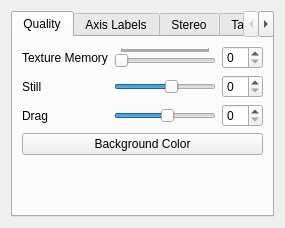
<?xml version="1.0" encoding="UTF-8"?>
<ui version="4.0">
 <class>PreferencesWidget</class>
 <widget class="QWidget" name="PreferencesWidget">
  <property name="geometry">
   <rect>
    <x>0</x>
    <y>0</y>
    <width>285</width>
    <height>228</height>
   </rect>
  </property>
  <property name="windowTitle">
   <string>Preferences</string>
  </property>
  <property name="toolTip">
   <string/>
  </property>
  <layout class="QVBoxLayout">
   <item>
    <widget class="QTabWidget" name="tabWidget">
     <property name="currentIndex">
      <number>0</number>
     </property>
     <widget class="QWidget" name="tab">
      <attribute name="title">
       <string>Quality</string>
      </attribute>
      <layout class="QVBoxLayout">
       <item>
        <layout class="QGridLayout" name="gridLayout">
         <item row="0" column="1">
          <widget class="QSlider" name="m_textureMemorySize">
           <property name="minimum">
            <number>128</number>
           </property>
           <property name="maximum">
            <number>16000</number>
           </property>
           <property name="singleStep">
            <number>32</number>
           </property>
           <property name="pageStep">
            <number>128</number>
           </property>
           <property name="orientation">
            <enum>Qt::Horizontal</enum>
           </property>
           <property name="tickPosition">
            <enum>QSlider::TicksAbove</enum>
           </property>
           <property name="tickInterval">
            <number>0</number>
           </property>
          </widget>
         </item>
         <item row="1" column="0">
          <widget class="QLabel" name="label_6">
           <property name="text">
            <string>Still</string>
           </property>
          </widget>
         </item>
         <item row="1" column="1">
          <widget class="QSlider" name="m_still">
           <property name="toolTip">
            <string>This control determines image quality when in still mode of rendering.  Still mode of rendering is active when mouse is not dragged.

The slider position is used to calculate number of interpolated samples per voxel.  Higher the number of samples better is the image quality.

Image rendering might become slower for higher values.</string>
           </property>
           <property name="minimum">
            <number>-5</number>
           </property>
           <property name="maximum">
            <number>16</number>
           </property>
           <property name="value">
            <number>7</number>
           </property>
           <property name="orientation">
            <enum>Qt::Horizontal</enum>
           </property>
          </widget>
         </item>
         <item row="0" column="0">
          <widget class="QLabel" name="label_10">
           <property name="text">
            <string>Texture Memory</string>
           </property>
          </widget>
         </item>
         <item row="2" column="0">
          <widget class="QLabel" name="label_7">
           <property name="text">
            <string>Drag</string>
           </property>
          </widget>
         </item>
         <item row="2" column="1">
          <widget class="QSlider" name="m_drag">
           <property name="toolTip">
            <string>This control determines image quality when in fast draw mode of rendering.  Fast draw mode is activated when mouse is dragged with a mouse button depressed.

The slider position is used to calculate number of interpolated samples per voxel.  Higher the number of samples better is the image quality.

Set the slider position to a smaller value in order to maintain interactivity.  Image will be drawn with smaller number of samples, in turn boosting the rendering speed.  The image quality will degrade for lower values.</string>
           </property>
           <property name="minimum">
            <number>-5</number>
           </property>
           <property name="maximum">
            <number>16</number>
           </property>
           <property name="value">
            <number>6</number>
           </property>
           <property name="orientation">
            <enum>Qt::Horizontal</enum>
           </property>
          </widget>
         </item>
         <item row="1" column="2">
          <widget class="QSpinBox" name="m_still_SB"/>
         </item>
         <item row="2" column="2">
          <widget class="QSpinBox" name="m_drag_SB"/>
         </item>
         <item row="0" column="2">
          <widget class="QSpinBox" name="m_textureMemorySize_SB">
           <property name="singleStep">
            <number>32</number>
           </property>
          </widget>
         </item>
        </layout>
       </item>
       <item>
        <widget class="QPushButton" name="m_bgcolor">
         <property name="toolTip">
          <string>&lt;!DOCTYPE HTML PUBLIC &quot;-//W3C//DTD HTML 4.0//EN&quot; &quot;http://www.w3.org/TR/REC-html40/strict.dtd&quot;&gt;
&lt;html&gt;&lt;head&gt;&lt;meta name=&quot;qrichtext&quot; content=&quot;1&quot; /&gt;&lt;style type=&quot;text/css&quot;&gt;
p, li { white-space: pre-wrap; }
&lt;/style&gt;&lt;/head&gt;&lt;body style=&quot; font-family:'MS Shell Dlg 2'; font-size:8.25pt; font-weight:400; font-style:normal;&quot;&gt;
&lt;p style=&quot; margin-top:0px; margin-bottom:0px; margin-left:0px; margin-right:0px; -qt-block-indent:0; text-indent:0px;&quot;&gt;&lt;span style=&quot; font-size:12pt;&quot;&gt;Change background colour.  Default is black.&lt;/span&gt;&lt;/p&gt;&lt;/body&gt;&lt;/html&gt;</string>
         </property>
         <property name="text">
          <string>Background Color</string>
         </property>
        </widget>
       </item>
       <item>
        <spacer name="verticalSpacer_3">
         <property name="orientation">
          <enum>Qt::Vertical</enum>
         </property>
         <property name="sizeHint" stdset="0">
          <size>
           <width>20</width>
           <height>0</height>
          </size>
         </property>
        </spacer>
       </item>
      </layout>
     </widget>
     <widget class="QWidget" name="tab_2">
      <attribute name="title">
       <string>Axis Labels</string>
      </attribute>
      <layout class="QVBoxLayout">
       <item>
        <layout class="QGridLayout" name="gridLayout_2">
         <item row="0" column="1">
          <widget class="QSpinBox" name="m_tickSize">
           <property name="toolTip">
            <string>Controls tick mark size on bounding box enclosing the volumetric data.</string>
           </property>
           <property name="maximum">
            <number>20</number>
           </property>
          </widget>
         </item>
         <item row="3" column="0">
          <widget class="QLabel" name="label_2">
           <property name="toolTip">
            <string>&lt;!DOCTYPE HTML PUBLIC &quot;-//W3C//DTD HTML 4.0//EN&quot; &quot;http://www.w3.org/TR/REC-html40/strict.dtd&quot;&gt;
&lt;html&gt;&lt;head&gt;&lt;meta name=&quot;qrichtext&quot; content=&quot;1&quot; /&gt;&lt;style type=&quot;text/css&quot;&gt;
p, li { white-space: pre-wrap; }
&lt;/style&gt;&lt;/head&gt;&lt;body style=&quot; font-family:'MS Shell Dlg 2'; font-size:8.25pt; font-weight:400; font-style:normal;&quot;&gt;
&lt;p style=&quot; margin-top:0px; margin-bottom:0px; margin-left:0px; margin-right:0px; -qt-block-indent:0; text-indent:0px; font-size:8pt;&quot;&gt;&lt;span style=&quot; font-size:12pt;&quot;&gt;Text to be written along Y-axis.&lt;/span&gt;&lt;/p&gt;&lt;/body&gt;&lt;/html&gt;</string>
           </property>
           <property name="text">
            <string>   Y Label</string>
           </property>
          </widget>
         </item>
         <item row="2" column="0">
          <widget class="QLabel" name="label">
           <property name="toolTip">
            <string>&lt;!DOCTYPE HTML PUBLIC &quot;-//W3C//DTD HTML 4.0//EN&quot; &quot;http://www.w3.org/TR/REC-html40/strict.dtd&quot;&gt;
&lt;html&gt;&lt;head&gt;&lt;meta name=&quot;qrichtext&quot; content=&quot;1&quot; /&gt;&lt;style type=&quot;text/css&quot;&gt;
p, li { white-space: pre-wrap; }
&lt;/style&gt;&lt;/head&gt;&lt;body style=&quot; font-family:'MS Shell Dlg 2'; font-size:8.25pt; font-weight:400; font-style:normal;&quot;&gt;
&lt;p style=&quot; margin-top:0px; margin-bottom:0px; margin-left:0px; margin-right:0px; -qt-block-indent:0; text-indent:0px; font-size:8pt;&quot;&gt;&lt;span style=&quot; font-size:12pt;&quot;&gt;Text to be written along X-axis.&lt;/span&gt;&lt;/p&gt;&lt;/body&gt;&lt;/html&gt;</string>
           </property>
           <property name="text">
            <string>   X Label</string>
           </property>
          </widget>
         </item>
         <item row="2" column="1">
          <widget class="QLineEdit" name="m_labelX">
           <property name="text">
            <string>X</string>
           </property>
          </widget>
         </item>
         <item row="1" column="1">
          <widget class="QSpinBox" name="m_tickStep">
           <property name="toolTip">
            <string>Number of voxels per tick mark.</string>
           </property>
           <property name="maximum">
            <number>2000</number>
           </property>
           <property name="value">
            <number>10</number>
           </property>
          </widget>
         </item>
         <item row="0" column="0">
          <widget class="QLabel" name="label_4">
           <property name="toolTip">
            <string>&lt;!DOCTYPE HTML PUBLIC &quot;-//W3C//DTD HTML 4.0//EN&quot; &quot;http://www.w3.org/TR/REC-html40/strict.dtd&quot;&gt;
&lt;html&gt;&lt;head&gt;&lt;meta name=&quot;qrichtext&quot; content=&quot;1&quot; /&gt;&lt;style type=&quot;text/css&quot;&gt;
p, li { white-space: pre-wrap; }
&lt;/style&gt;&lt;/head&gt;&lt;body style=&quot; font-family:'MS Shell Dlg 2'; font-size:8.25pt; font-weight:400; font-style:normal;&quot;&gt;
&lt;p style=&quot; margin-top:0px; margin-bottom:0px; margin-left:0px; margin-right:0px; -qt-block-indent:0; text-indent:0px; font-size:8pt;&quot;&gt;&lt;span style=&quot; font-size:12pt;&quot;&gt;Controls tick mark size on bounding box enclosing the volumetric data.&lt;/span&gt;&lt;/p&gt;&lt;/body&gt;&lt;/html&gt;</string>
           </property>
           <property name="text">
            <string>Tick Size</string>
           </property>
          </widget>
         </item>
         <item row="1" column="0">
          <widget class="QLabel" name="label_5">
           <property name="toolTip">
            <string>&lt;!DOCTYPE HTML PUBLIC &quot;-//W3C//DTD HTML 4.0//EN&quot; &quot;http://www.w3.org/TR/REC-html40/strict.dtd&quot;&gt;
&lt;html&gt;&lt;head&gt;&lt;meta name=&quot;qrichtext&quot; content=&quot;1&quot; /&gt;&lt;style type=&quot;text/css&quot;&gt;
p, li { white-space: pre-wrap; }
&lt;/style&gt;&lt;/head&gt;&lt;body style=&quot; font-family:'MS Shell Dlg 2'; font-size:8.25pt; font-weight:400; font-style:normal;&quot;&gt;
&lt;p style=&quot; margin-top:0px; margin-bottom:0px; margin-left:0px; margin-right:0px; -qt-block-indent:0; text-indent:0px; font-size:8pt;&quot;&gt;&lt;span style=&quot; font-size:12pt;&quot;&gt;Number of voxels per tick mark.&lt;/span&gt;&lt;/p&gt;&lt;/body&gt;&lt;/html&gt;</string>
           </property>
           <property name="text">
            <string>Tick Step</string>
           </property>
          </widget>
         </item>
         <item row="3" column="1">
          <widget class="QLineEdit" name="m_labelY">
           <property name="text">
            <string>Y</string>
           </property>
          </widget>
         </item>
         <item row="4" column="0">
          <widget class="QLabel" name="label_3">
           <property name="toolTip">
            <string>&lt;!DOCTYPE HTML PUBLIC &quot;-//W3C//DTD HTML 4.0//EN&quot; &quot;http://www.w3.org/TR/REC-html40/strict.dtd&quot;&gt;
&lt;html&gt;&lt;head&gt;&lt;meta name=&quot;qrichtext&quot; content=&quot;1&quot; /&gt;&lt;style type=&quot;text/css&quot;&gt;
p, li { white-space: pre-wrap; }
&lt;/style&gt;&lt;/head&gt;&lt;body style=&quot; font-family:'MS Shell Dlg 2'; font-size:8.25pt; font-weight:400; font-style:normal;&quot;&gt;
&lt;p style=&quot; margin-top:0px; margin-bottom:0px; margin-left:0px; margin-right:0px; -qt-block-indent:0; text-indent:0px; font-size:8pt;&quot;&gt;&lt;span style=&quot; font-size:12pt;&quot;&gt;Text to be written along Z-axis.&lt;/span&gt;&lt;/p&gt;&lt;/body&gt;&lt;/html&gt;</string>
           </property>
           <property name="text">
            <string>   Z Label</string>
           </property>
          </widget>
         </item>
         <item row="4" column="1">
          <widget class="QLineEdit" name="m_labelZ">
           <property name="text">
            <string>Z</string>
           </property>
          </widget>
         </item>
        </layout>
       </item>
       <item>
        <spacer name="verticalSpacer_2">
         <property name="orientation">
          <enum>Qt::Vertical</enum>
         </property>
         <property name="sizeHint" stdset="0">
          <size>
           <width>20</width>
           <height>0</height>
          </size>
         </property>
        </spacer>
       </item>
      </layout>
     </widget>
     <widget class="QWidget" name="stereoTab">
      <attribute name="title">
       <string>Stereo</string>
      </attribute>
      <layout class="QVBoxLayout">
       <item>
        <layout class="QGridLayout" name="gridLayout_4">
         <item row="0" column="0">
          <widget class="QLabel" name="label_800">
           <property name="text">
            <string>Focus Distance</string>
           </property>
          </widget>
         </item>
         <item row="1" column="0">
          <widget class="QLabel" name="label_11">
           <property name="text">
            <string>Eye Separation</string>
           </property>
          </widget>
         </item>
         <item row="2" column="0">
          <widget class="QLabel" name="label_9">
           <property name="text">
            <string>Screen Width</string>
           </property>
          </widget>
         </item>
         <item row="1" column="1">
          <widget class="QDoubleSpinBox" name="m_eyeSeparation">
           <property name="decimals">
            <number>3</number>
           </property>
           <property name="maximum">
            <double>2147483647.000000000000000</double>
           </property>
           <property name="value">
            <double>0.062000000000000</double>
           </property>
          </widget>
         </item>
         <item row="2" column="1">
          <widget class="QDoubleSpinBox" name="m_screenWidth">
           <property name="maximum">
            <double>2147483647.000000000000000</double>
           </property>
          </widget>
         </item>
         <item row="0" column="1">
          <widget class="QDoubleSpinBox" name="m_focus"/>
         </item>
        </layout>
       </item>
       <item>
        <spacer name="verticalSpacer">
         <property name="orientation">
          <enum>Qt::Vertical</enum>
         </property>
         <property name="sizeHint" stdset="0">
          <size>
           <width>20</width>
           <height>0</height>
          </size>
         </property>
        </spacer>
       </item>
      </layout>
     </widget>
     <widget class="QWidget" name="tab_4">
      <attribute name="title">
       <string>Tag Colors</string>
      </attribute>
      <layout class="QVBoxLayout">
       <item>
        <layout class="QGridLayout">
         <item row="0" column="0">
          <widget class="QSpinBox" name="m_colorSeed">
           <property name="minimum">
            <number>1</number>
           </property>
           <property name="maximum">
            <number>1000</number>
           </property>
          </widget>
         </item>
         <item row="1" column="1">
          <widget class="QPushButton" name="m_setOpacity">
           <property name="text">
            <string>Set Opacity</string>
           </property>
          </widget>
         </item>
         <item row="0" column="1">
          <widget class="QPushButton" name="m_newColorSet">
           <property name="text">
            <string>New Color Set</string>
           </property>
          </widget>
         </item>
         <item row="1" column="0">
          <widget class="QDoubleSpinBox" name="m_opacity">
           <property name="decimals">
            <number>1</number>
           </property>
           <property name="maximum">
            <double>1.000000000000000</double>
           </property>
           <property name="singleStep">
            <double>0.100000000000000</double>
           </property>
           <property name="value">
            <double>0.500000000000000</double>
           </property>
          </widget>
         </item>
        </layout>
       </item>
      </layout>
     </widget>
    </widget>
   </item>
  </layout>
 </widget>
 <resources/>
 <connections/>
</ui>
